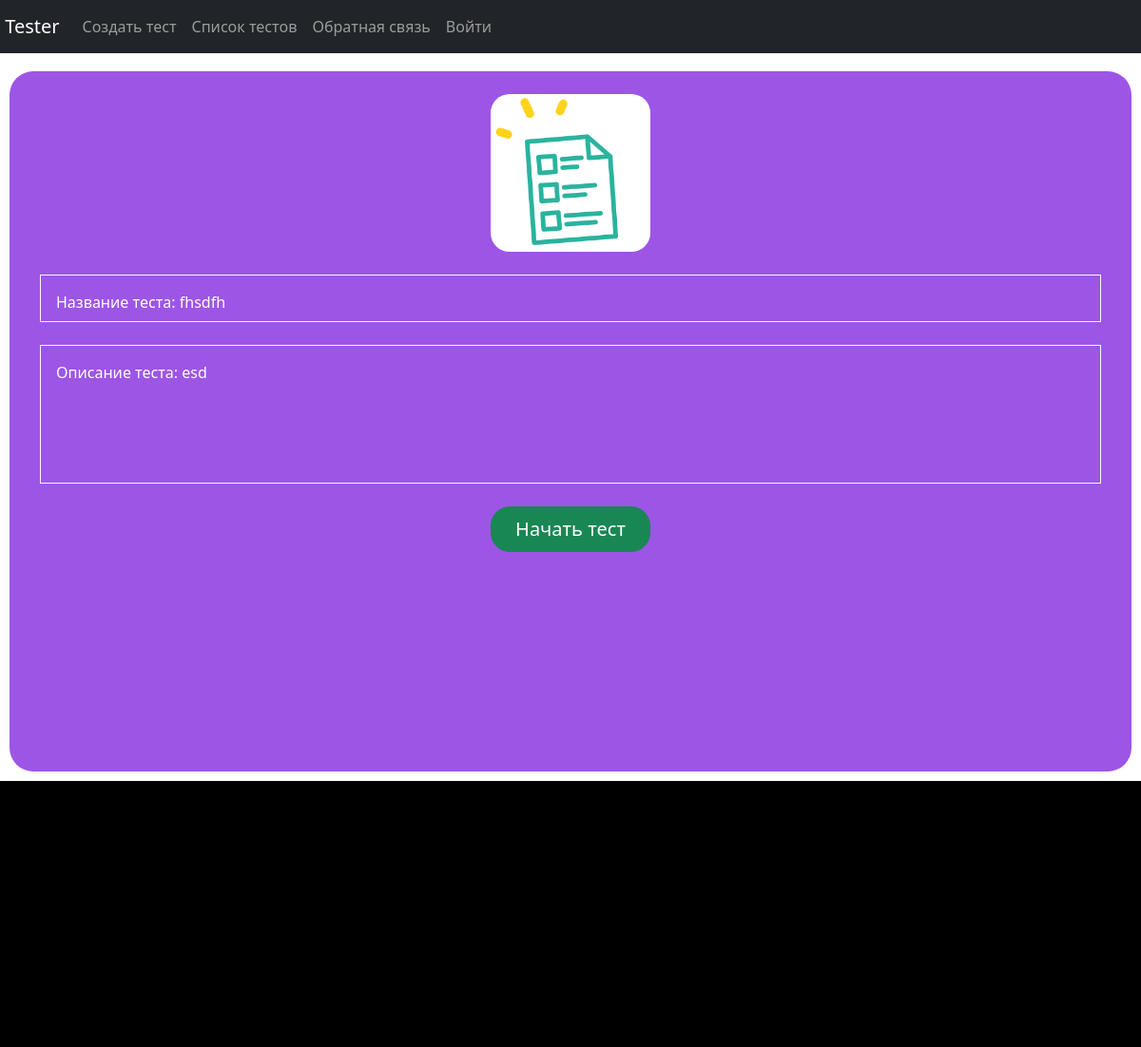
/start_a_test/61, run on the app's committed database.
### univ_app/models.py (models this page shows, shortened)
class Test(models.Model):
    title = models.CharField(max_length=100)
    slug = models.SlugField(max_length = 120 , blank = True, null = True)
    description = models.TextField(blank = True, default = "")
    link = models.CharField(max_length=1000, default = '')
    image = models.ImageField(upload_to = "uploads/", blank = True , null=True, default = "test.png")

### univ_app/views.py (the view)
# urls.py: path('start_a_test/<int:testid>', General.start_a_test, name = "start_a_test"),
    def start_a_test(request, testid):
        the_test = Test.objects.get(id = testid)
        ctx = {
        "the_test":the_test,
        }
        return render(request,"take_test/start_a_test.html", ctx )

### templates/take_test/start_a_test.html (shortened to what this page needs)
{% extends "base.html"%}
{% block start_test %}
<div class = 'container'>
  <br>
  <img src="{{the_test.image.url}}" alt="" class = "center">
  <br>
  <div class="border border-light p-3 mb-4">
    <div class="text-wrap" style=" height: 1rem; width: 80%; color: white;">
      Название теста: {{the_test.title}}
    </div>
  </div>
  <div class="border border-light p-3 mb-4">
    <div class="text-wrap" style=" height: 7rem; width: 80%; color: white;">
      Описание теста: {{the_test.description}}
    </div>
  </div>
  <form action = "{% url 'take_test' the_test.pk 0 0 %}">
      <button type="submit" class = "btn btn-success btn-lg center" name="button">Начать тест</button>
  </form>
</div>
{% endblock %}

### univ_app/static/univ_app/css/base.css (style rules this page uses)
body { background: white; }

### templates/take_test/start_a_test.html (style rules this page uses)
.center { display: block; margin-left: auto; margin-right: auto; width: 15%; border-radius: 20px; }

### templates/base.html (style rules this page uses)
body { background-color:white; color: white; }

### data on the page
Test: image (picture), title "fhsdfh", description "esd"
